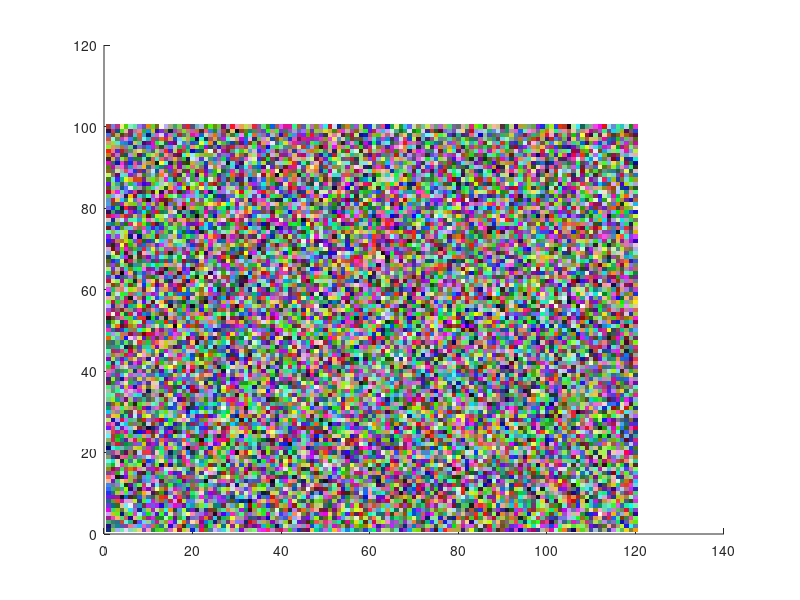

MATLAB code to generate this figure: (Note: this script raises an error after producing the figure.)
%=============================================================================
% Copyright (c) 2026-present Allan CORNET (Nelson)
%=============================================================================
% This file is part of Nelson.
%=============================================================================
% LICENCE_BLOCK_BEGIN
% SPDX-License-Identifier: LGPL-3.0-or-later
% LICENCE_BLOCK_END
%=============================================================================
% An image whose XData or YData is given the other way round (descending) flips
% the picture along that axis. movie() relies on a descending YData to put row 1
% of every frame at the top. The web display list used to clip such a span to a
% point and emit no image at all, leaving the figure blank.
%=============================================================================
C = uint8(randi(255, [100, 120, 3]));
%=============================================================================
% Ascending spans: the baseline that always worked.
f = figure('Visible', 'off');
image('CData', C, 'XData', [1, 120], 'YData', [1, 100]);
ax = gca(); ax.XLim = [0.5, 120.5]; ax.YLim = [0.5, 100.5];
asserts.isequal(count(__web_display_list__(f), '"kind":"image"'), 1);
close(f);
%=============================================================================
% Descending YData (movie() frame): the regression case, zero images before.
f = figure('Visible', 'off');
image('CData', C, 'XData', [0, 1], 'YData', [1, 0]);
ax = gca(); ax.XLim = [0, 1]; ax.YLim = [0, 1];
asserts.isequal(count(__web_display_list__(f), '"kind":"image"'), 1);
close(f);
%=============================================================================
% Descending XData mirrors horizontally and must still be drawn.
f = figure('Visible', 'off');
image('CData', C, 'XData', [1, 0], 'YData', [0, 1]);
ax = gca(); ax.XLim = [0, 1]; ax.YLim = [0, 1];
asserts.isequal(count(__web_display_list__(f), '"kind":"image"'), 1);
close(f);
%=============================================================================
% The movie() helper drives the reversed YData path end to end.
frames(2) = struct('cdata', [], 'colormap', []);
frames(1).cdata = C;
frames(2).cdata = uint8(randi(255, [100, 120, 3]));
f = figure('Visible', 'off');
movie(frames, 1, 24);
asserts.isequal(count(__web_display_list__(f), '"kind":"image"'), 1);
close(f);
%=============================================================================
